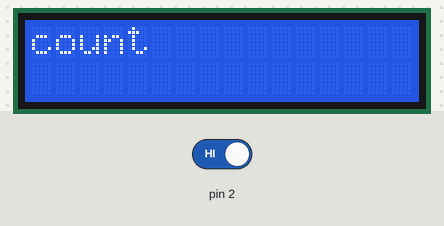
Simulated run of this sketch. Board: Arduino Uno, built with avr-gcc and run on an emulated ATmega328P. Parts: 16×2 character LCD. The test bench sets the inputs (shaded band); at power-on: pin 2 HIGH. What the sketch prints to the serial monitor is not drawn.

Above: at 1.2 s.
1.3 s: pin 2 driven LOW
At 2.6 s:
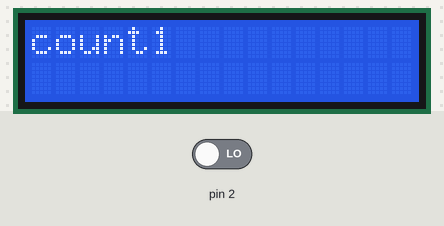
Timing chart, 0 to 4.3 s (numbered marks = the images above; inputs shaded):
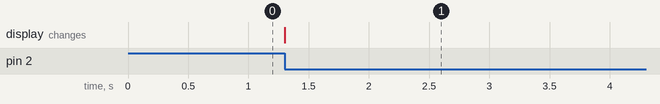

The sketch:

detec_lcd.ino
```cpp
// 인체 감지 센서
// Quiz+) 사람이 지나간 횟수를 카운팅하여 LCD에 표시
// 단, 사람은 1번에 1명씩 지나간다고 가정

// LCD 설정
#include <Wire.h>
// 임포트한 라이브러리에서 코드를 읽어옴
#include <LiquidCrystal_I2C.h>

// Set the LCD address to 0x27 for a 16 chars and 2 line display
// 제품 정보 적어줌
LiquidCrystal_I2C lcd(0x27, 16, 2);

int detectPin = 7;
int sensor_state = LOW;
int input = LOW;
volatile int count = 0;

void setup() {
  Serial.begin(9600);

  // initialize the LCD
  lcd.begin();
  // Turn on the blacklight and print a message.
  lcd.backlight();
  lcd.print("count");

  pinMode(detectPin, INPUT);

  attachInterrupt(0, number, FALLING);

}

void loop() {
  delay(500);
}

void number() {
  count+=1;
  Serial.print("count : ");
  Serial.println(count);
  lcd.print(count);
}
```

Measured:
- after the input at 1.3 s, the display: changes at once (image 1)
